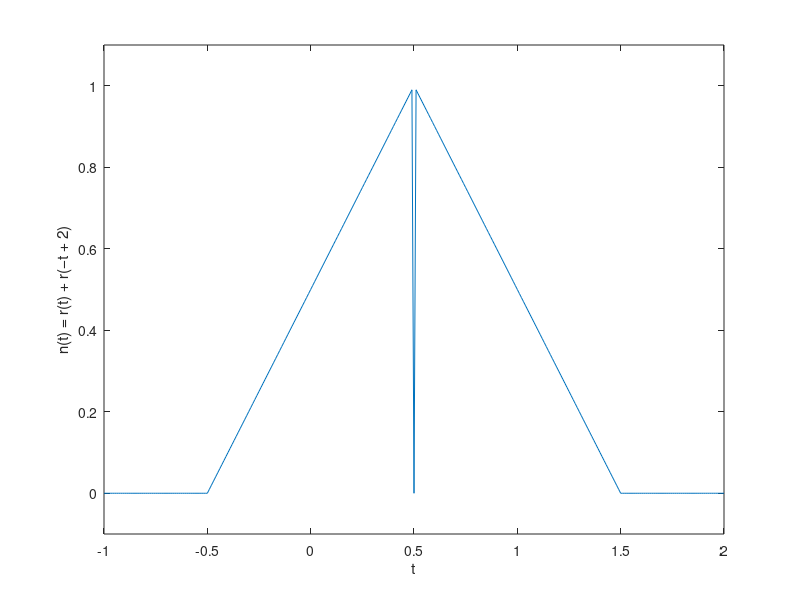

MATLAB code for this plot:
p= @(t) 1.0.*((t>=0)&(t<1));
t= (-1:0.01:2); 
r= @(t) t.*(p(t));
n= @(t) r(t) + r(-t+2);
plot(t, n(t+(1/2)));
xlabel('t'); ylabel('n(t) = r(t) + r(−t + 2)');
axis([-1 2 -.1 1.1]);

